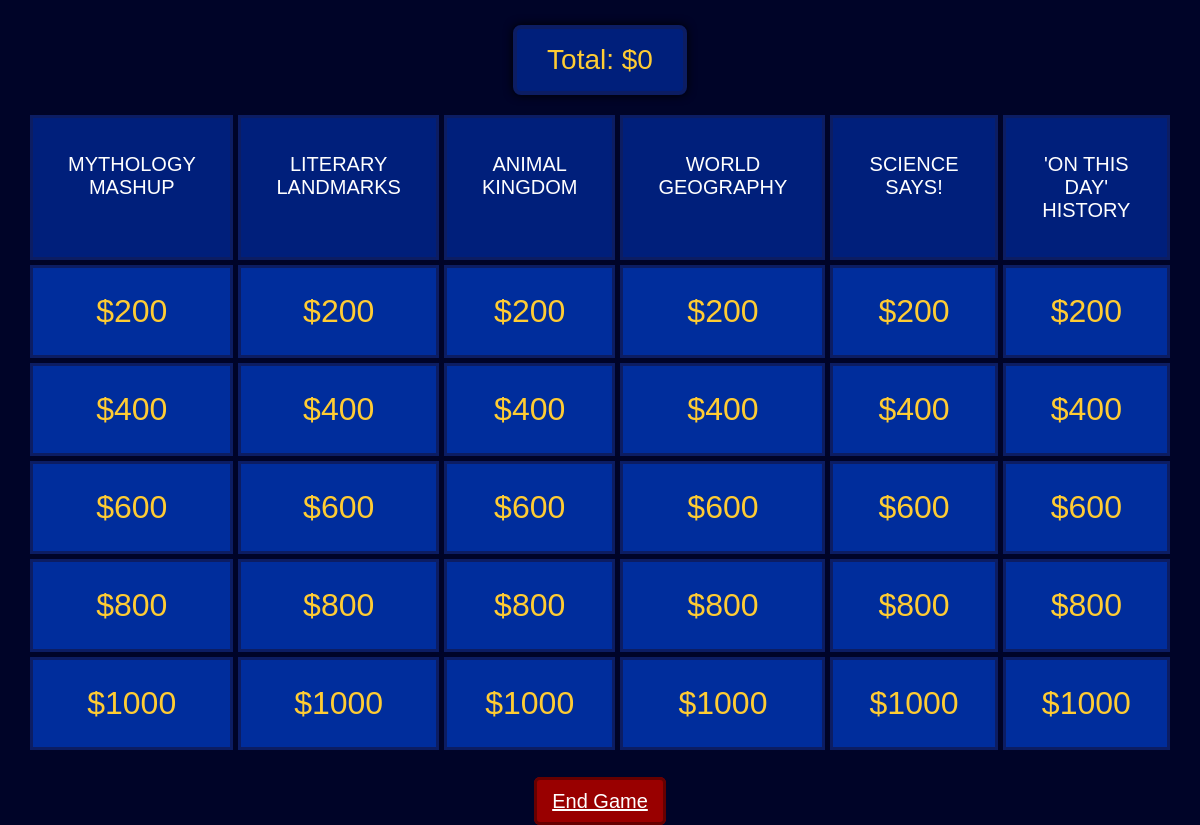
The app's page /game/42/ with its own data.
### main/models.py (models this page shows, shortened)
class Category(models.Model):
    game = models.ForeignKey(Game, on_delete=models.CASCADE, related_name='categories')
    title = models.CharField(max_length=100)
    order = models.IntegerField(default=0)  # Position on board
    class Meta:
        ordering = ['order']

### main/views.py (the view)
# urls.py: path("game/<int:game_id>/", views.game_board, name="game_board"),
def game_board(request, game_id):
    try:
        game = Game.objects.get(id=game_id)
        game_logic = JeopardyGame(game_id)
        context = {
            'game_id': game_id,
            'board_state': game_logic.get_board_state(),
            'current_score': game_logic.get_score(),
            'game_phase': game.phase,
            'values_list': [200, 400, 600, 800, 1000],
        }
        return render(request, "main/main_page.html", context)
    except Game.DoesNotExist:
        return redirect('home')

### main/game_logic.py (called while the page is built)
    def get_board_state(self) -> dict:
        categories = self.game.categories.all()
        board = {}
        for category in categories:
            board[category.title] = {
                'questions': []
            }
            for question in category.questions.all().order_by('value'):
                board[category.title]['questions'].append({
                    'value': question.value,
                    'is_answered': question.is_answered,
                    'id': question.id
                })
        return board

    def get_score(self) -> int:
        return self.game.score

### main/templates/main/main_page.html (shortened to what this page needs)
<!DOCTYPE html>
<html lang="en">
<head>
</head>
<body>
    {% csrf_token %} <div class="score-box">
        Total: ${{ current_score }}
    </div>
    <div class="board">
        {% for title, questions in board_state.items %}
        <div class="category">{{ title }}</div>
        {% endfor %}
        {% for value in values_list %}
            {% for title, data in board_state.items %}
                {% for question in data.questions %}
                    {% if question.value == value and not question.is_answered %}
                        <div
                            class="tile"
                            data-question-id="{{ question.id }}"
                            onclick="openQuestion('{{ question.id }}', '{{ question.value }}', this)"
                        >
                            ${{ value }}
                        </div>
                    {% endif %}
                {% endfor %}
            {% endfor %}
        {% endfor %}
    </div>
    <div class="bottom-end-btn">
        <a href="{% url 'home' %}" class="end-btn">End Game</a>
    </div>
</body>
</html>

### main/templates/main/main_page.html (style rules this page uses)
body { background: #000428; margin: 0; padding: 0; display: flex; flex-direction: column; justify-content: flex-start; align-items: center; height: 100vh; font-family: Arial Black, sans-serif; color: white; }
.board { width: 95%; max-width: 1200px; display: grid; grid-template-columns: repeat(6, 1fr); gap: 5px; margin-top: 20px; }
.category { background: #001f7b; border: 3px solid #0c1d63; padding: 35px; text-align: center; font-size: 20px; text-transform: uppercase; color: white; }
.tile { background: #002d9c; border: 3px solid #0c1d63; padding: 25px; font-size: 32px; text-align: center; color: #ffcc33; cursor: pointer; transition: 0.15s; }
.score-box { margin-top: 25px; background: #001f7b; border: 4px solid #0c1d63; padding: 15px 30px; font-size: 28px; color: #ffcc33; text-align: center; border-radius: 8px; box-shadow: 0px 0px 10px #000; }
.bottom-end-btn { text-align: center; margin-top: 40px; }
.end-btn { background: #990000; border: 3px solid #660000; color: white; padding: 10px 15px; font-size: 20px; cursor: pointer; font-family: Arial Black, sans-serif; border-radius: 6px; transition: 0.2s; }

### records on screen
Category: board_state "MYTHOLOGY MASHUP"
Category: board_state "LITERARY LANDMARKS"
Category: board_state "ANIMAL KINGDOM"
Category: board_state "WORLD GEOGRAPHY"
Category: board_state "SCIENCE SAYS!"
Category: board_state "'ON THIS DAY' HISTORY"

### other values on screen
{{ current_score }} "0"
{{ value }} "200" "200" "200" "200" "200" "200" "400" "400" "400" "400" "400" "400" "600" "600" "600" "600" "600" "600" "800" "800" "800" "800" "800" "800" "1000" "1000" "1000" "1000" "1000" "1000"
